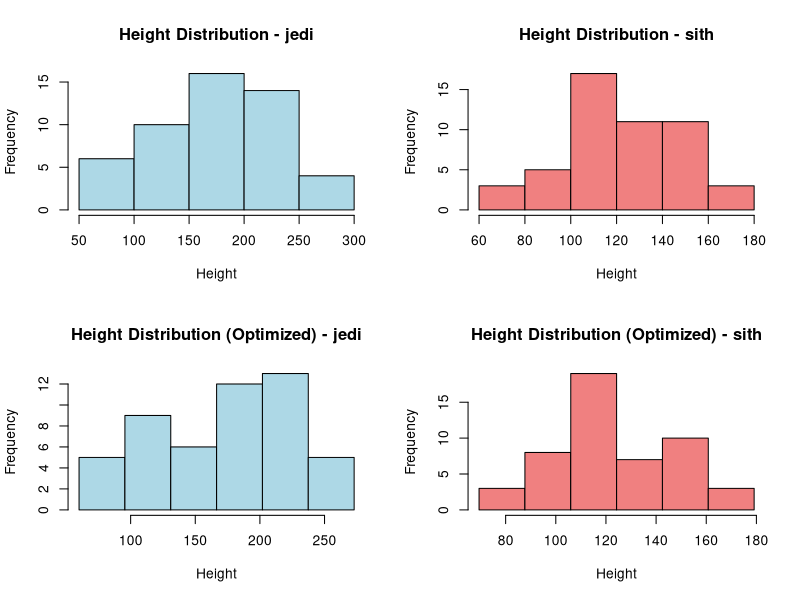
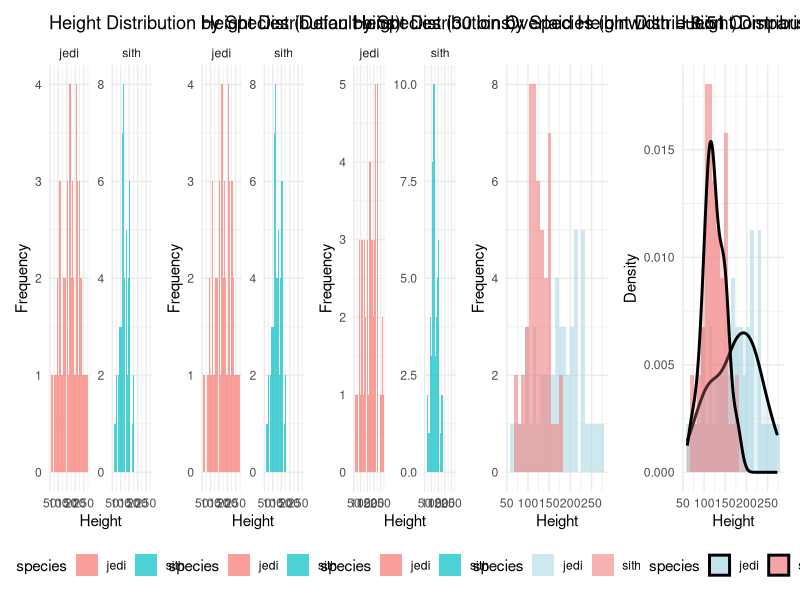
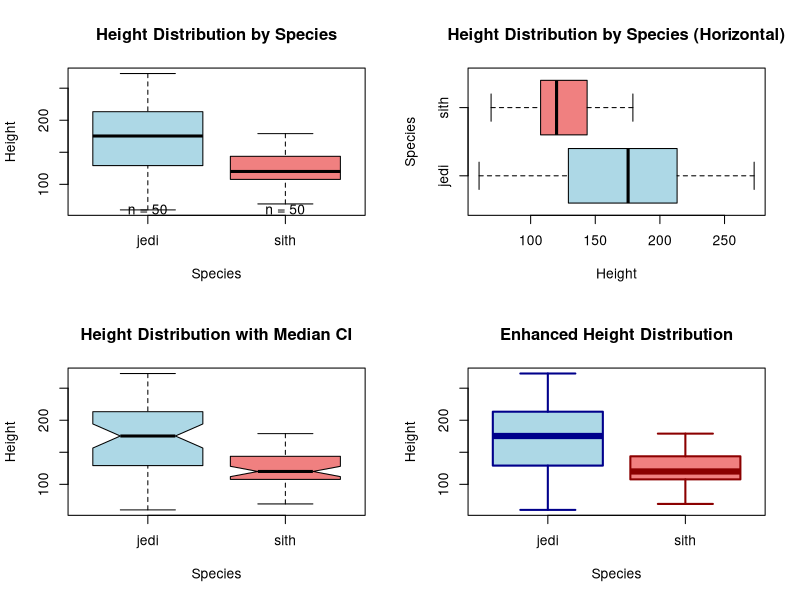
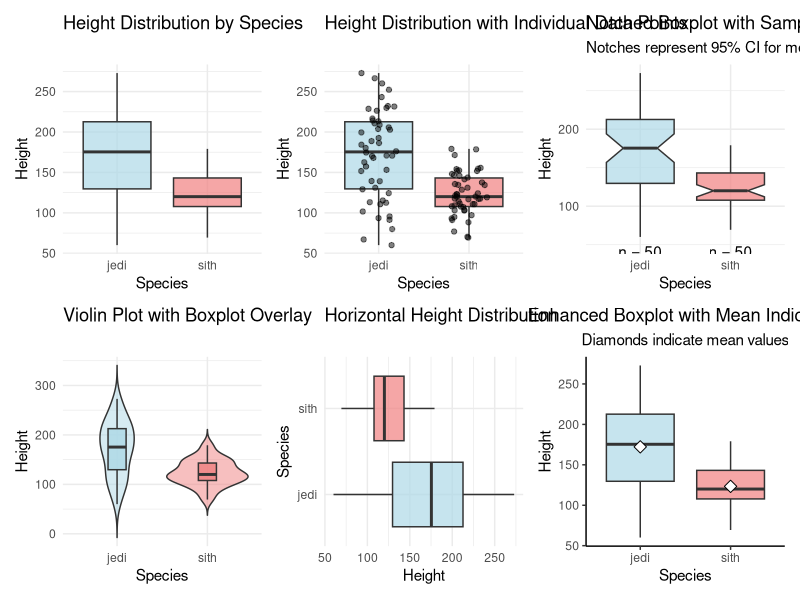
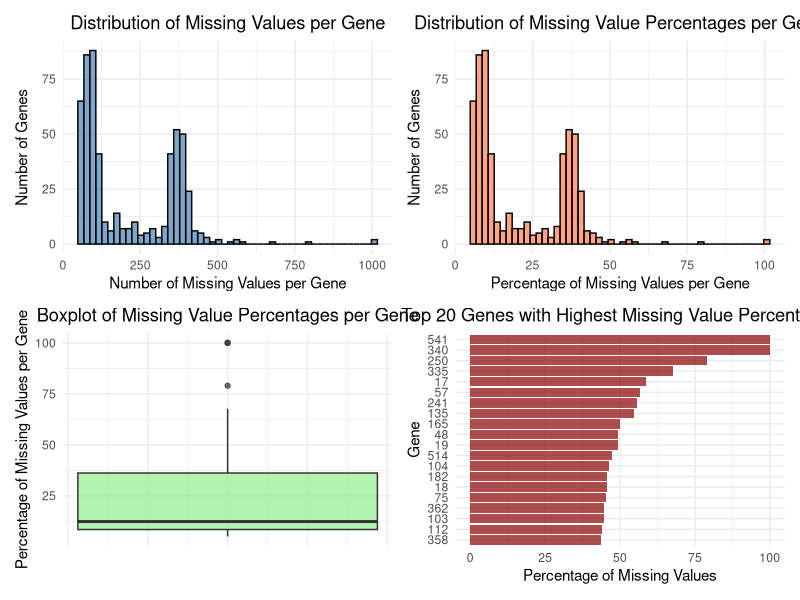
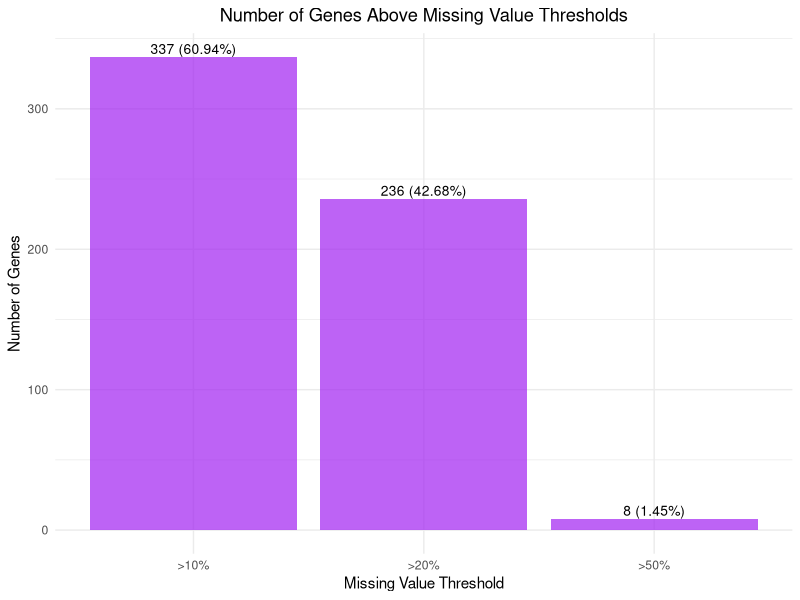
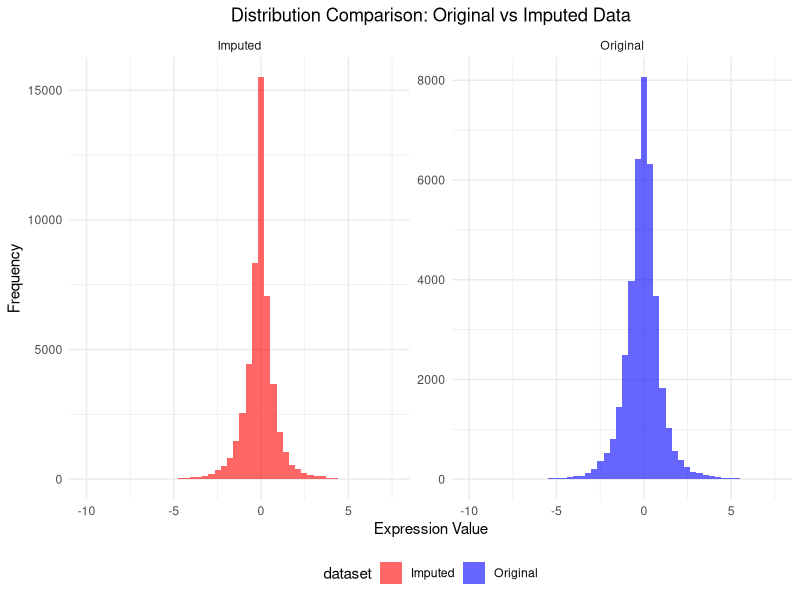
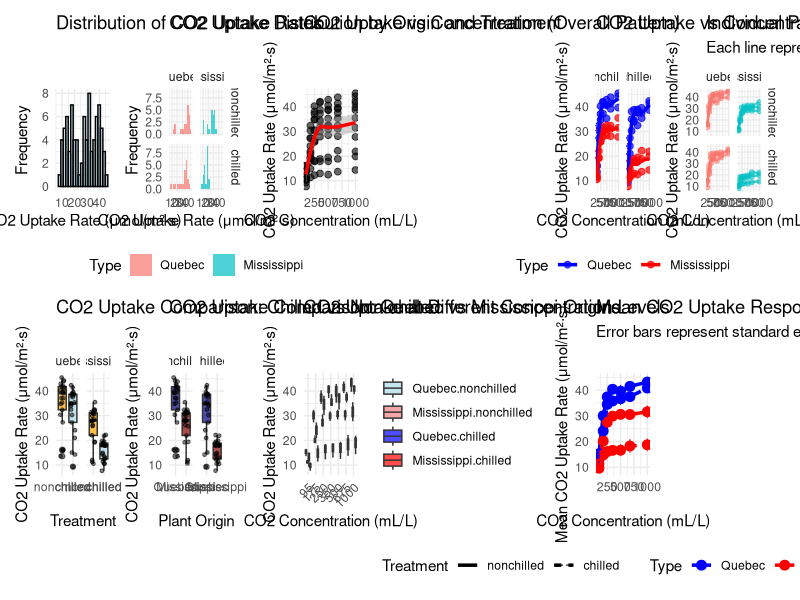

These figures' R source, in order:
## ---- chunk 1
library(ggpubr)
library(patchwork)
library(tidyverse)
## ---- chunk 2
#| fig-height: 8
#| fig-width: 8
setwd("/Users/ninghe/Desktop/course/riken-ki")
data <- read_csv("./Week1/data/magic_guys.csv")
print(data)

species1_data <- data[data$species == unique(data$species)[1], ]
species2_data <- data[data$species == unique(data$species)[2], ]

par(mfrow = c(2, 2))
hist(species1_data$length, 
     main = paste("Height Distribution -", unique(data$species)[1]),
     xlab = "Height", 
     col = "lightblue")

hist(species2_data$length, 
     main = paste("Height Distribution -", unique(data$species)[2]),
     xlab = "Height", 
     col = "lightcoral")

breaks1 <- seq(min(species1_data$length), max(species1_data$length), 
               length.out = ceiling(log2(nrow(species1_data))) + 1)
breaks2 <- seq(min(species2_data$length), max(species2_data$length), 
               length.out = ceiling(log2(nrow(species2_data))) + 1)

hist(species1_data$length, 
     breaks = breaks1,
     main = paste("Height Distribution (Optimized) -", unique(data$species)[1]),
     xlab = "Height", 
     col = "lightblue")

hist(species2_data$length, 
     breaks = breaks2,
     main = paste("Height Distribution (Optimized) -", unique(data$species)[2]),
     xlab = "Height", 
     col = "lightcoral")
## ---- chunk 3
#| fig-height: 4
#| fig-width: 25
p1 <- ggplot(data, aes(x = length, fill = species)) +
  geom_histogram(alpha = 0.7, position = "identity") +
  facet_wrap(~species, scales = "free_y") +
  labs(title = "Height Distribution by Species (Default bins)",
       x = "Height",
       y = "Frequency") +
  theme_minimal() +
  theme(legend.position = "bottom")

p2 <- ggplot(data, aes(x = length, fill = species)) +
  geom_histogram(bins = 30, alpha = 0.7, position = "identity") +
  facet_wrap(~species, scales = "free_y") +
  labs(title = "Height Distribution by Species (30 bins)",
       x = "Height",
       y = "Frequency") +
  theme_minimal() +
  theme(legend.position = "bottom")

range_height <- range(data$length)
optimal_binwidth <- (range_height[2] - range_height[1]) / 25
p3 <- ggplot(data, aes(x = length, fill = species)) +
  geom_histogram(binwidth = optimal_binwidth, alpha = 0.7, position = "identity") +
  facet_wrap(~species, scales = "free_y") +
  labs(title = paste("Height Distribution by Species (binwidth =", round(optimal_binwidth, 2), ")"),
       x = "Height",
       y = "Frequency") +
  theme_minimal() +
  theme(legend.position = "bottom")

p4 <- ggplot(data, aes(x = length, fill = species)) +
  geom_histogram(bins = 25, alpha = 0.6, position = "identity") +
  labs(title = "Overlaid Height Distribution Comparison",
       x = "Height",
       y = "Frequency") +
  theme_minimal() +
  theme(legend.position = "bottom") +
  scale_fill_manual(values = c("lightblue", "lightcoral"))

p5 <- ggplot(data, aes(x = length, fill = species)) +
  geom_histogram(aes(y = after_stat(density)), bins = 25, alpha = 0.6, position = "identity") +
  geom_density(alpha = 0.3, size = 1) +
  labs(title = "Height Distribution with Density Overlay",
       x = "Height",
       y = "Density") +
  theme_minimal() +
  theme(legend.position = "bottom") +
  scale_fill_manual(values = c("lightblue", "lightcoral"))

wrap_plots(p1, p2, p3, p4, p5, nrow = 1)
## ---- chunk 4
cat("\nStatistical Summary by Species:\n")
data %>%
  group_by(species) %>%
  summarise(
    n = n(),
    mean_height = mean(length, na.rm = TRUE),
    median_height = median(length, na.rm = TRUE),
    sd_height = sd(length, na.rm = TRUE),
    min_height = min(length, na.rm = TRUE),
    max_height = max(length, na.rm = TRUE),
    .groups = 'drop'
  ) %>%
  print()
## ---- chunk 5
#| fig-height: 8
#| fig-width: 6
par(mfrow = c(2, 2))

boxplot(length ~ species, 
        data = data,
        main = "Height Distribution by Species",
        xlab = "Species",
        ylab = "Height",
        col = c("lightblue", "lightcoral"),
        border = "black",
        outline = TRUE)

species_counts <- table(data$species)
text(x = 1:length(species_counts), 
     y = par("usr")[3] - 0.05 * diff(par("usr")[3:4]), 
     labels = paste("n =", species_counts), 
     pos = 3, 
     xpd = TRUE)

boxplot(length ~ species, 
        data = data,
        main = "Height Distribution by Species (Horizontal)",
        xlab = "Height",
        ylab = "Species",
        col = c("lightblue", "lightcoral"),
        border = "black",
        horizontal = TRUE,
        outline = TRUE)

boxplot(length ~ species, 
        data = data,
        main = "Height Distribution with Median CI",
        xlab = "Species",
        ylab = "Height",
        col = c("lightblue", "lightcoral"),
        border = "black",
        notch = TRUE,
        outline = TRUE)

boxplot(length ~ species, 
        data = data,
        main = "Enhanced Height Distribution",
        xlab = "Species",
        ylab = "Height",
        col = c("lightblue", "lightcoral"),
        border = c("darkblue", "darkred"),
        lwd = 2,
        outline = TRUE,
        pch = 16,
        cex = 0.8,
        whisklty = 1,
        staplelty = 1,
        whisklwd = 2,
        staplelwd = 2)
## ---- chunk 6
#| fig-height: 9
#| fig-width: 12
p1 <- ggplot(data, aes(x = species, y = length, fill = species)) +
  geom_boxplot(alpha = 0.7, outlier.shape = 16, outlier.size = 2) +
  labs(title = "Height Distribution by Species",
       x = "Species",
       y = "Height") +
  theme_minimal() +
  theme(legend.position = "none") +
  scale_fill_manual(values = c("lightblue", "lightcoral"))

p2 <- ggplot(data, aes(x = species, y = length, fill = species)) +
  geom_boxplot(alpha = 0.7, outlier.shape = NA) +
  geom_jitter(width = 0.2, alpha = 0.5, size = 1.5) +
  labs(title = "Height Distribution with Individual Data Points",
       x = "Species",
       y = "Height") +
  theme_minimal() +
  theme(legend.position = "none") +
  scale_fill_manual(values = c("lightblue", "lightcoral"))

sample_sizes <- data %>%
  group_by(species) %>%
  summarise(n = n(), .groups = 'drop')

p3 <- ggplot(data, aes(x = species, y = length, fill = species)) +
  geom_boxplot(notch = TRUE, alpha = 0.7, outlier.shape = 16) +
  geom_text(data = sample_sizes, 
            aes(x = species, y = min(data$length) - 0.05 * diff(range(data$length)), 
                label = paste("n =", n)), 
            inherit.aes = FALSE, 
            vjust = 1) +
  labs(title = "Notched Boxplot with Sample Sizes",
       x = "Species",
       y = "Height",
       subtitle = "Notches represent 95% CI for median") +
  theme_minimal() +
  theme(legend.position = "none") +
  scale_fill_manual(values = c("lightblue", "lightcoral"))

p4 <- ggplot(data, aes(x = species, y = length, fill = species)) +
  geom_violin(alpha = 0.5, trim = FALSE) +
  geom_boxplot(width = 0.2, alpha = 0.8, outlier.shape = 16) +
  labs(title = "Violin Plot with Boxplot Overlay",
       x = "Species",
       y = "Height") +
  theme_minimal() +
  theme(legend.position = "none") +
  scale_fill_manual(values = c("lightblue", "lightcoral"))

p5 <- ggplot(data, aes(x = species, y = length, fill = species)) +
  geom_boxplot(alpha = 0.7, outlier.shape = 16) +
  coord_flip() +
  labs(title = "Horizontal Height Distribution",
       x = "Species",
       y = "Height") +
  theme_minimal() +
  theme(legend.position = "none") +
  scale_fill_manual(values = c("lightblue", "lightcoral"))

p6 <- ggplot(data, aes(x = species, y = length, fill = species)) +
  geom_boxplot(alpha = 0.7, 
               outlier.shape = 21, 
               outlier.fill = "white", 
               outlier.color = "black",
               outlier.size = 2,
               notch = FALSE) +
  stat_summary(fun = mean, geom = "point", shape = 23, size = 3, fill = "white") +
  labs(title = "Enhanced Boxplot with Mean Indicators",
       x = "Species",
       y = "Height",
       subtitle = "Diamonds indicate mean values") +
  theme_classic() +
  theme(legend.position = "none",
        plot.title = element_text(hjust = 0.5),
        plot.subtitle = element_text(hjust = 0.5)) +
  scale_fill_manual(values = c("lightblue", "lightcoral"))

wrap_plots(p1, p2, p3, p4, p5, p6, nrow = 2)
## ---- chunk 7
#pdf("xxxxxxxxx", height = 10, width = 10)
#dev.off()
#ggsave("xxxxxxxxx", height = 10, width = 10)
## ---- chunk 8
setwd("/Users/ninghe/Desktop/course/riken-ki")
data <- read.delim("./Week1/data/microarray_data.tab")
print(data[1:6,1:6])

dim(data)
## ---- chunk 9
#| fig-height: 11
#| fig-width: 10
n_genes <- nrow(data)
n_samples <- ncol(data)

missing_per_gene <- rowSums(is.na(data))
missing_percentage_per_gene <- (missing_per_gene / n_samples) * 100

gene_missing_data <- data.frame(
  gene = rownames(data),
  missing_count = missing_per_gene,
  missing_percentage = missing_percentage_per_gene,
  stringsAsFactors = FALSE
)

cat("Missing values summary:\n")
cat("Total missing values:", sum(missing_per_gene), "\n")
cat("Percentage of total data points missing:", 
    round((sum(missing_per_gene) / (n_genes * n_samples)) * 100, 2), "%\n")
cat("Genes with no missing values:", sum(missing_per_gene == 0), "\n")
cat("Genes with some missing values:", sum(missing_per_gene > 0), "\n")
cat("Genes with all values missing:", sum(missing_per_gene == n_samples), "\n")
print(summary(missing_percentage_per_gene))

p1 <- ggplot(gene_missing_data, aes(x = missing_count)) +
  geom_histogram(bins = 50, fill = "steelblue", alpha = 0.7, color = "black") +
  labs(title = "Distribution of Missing Values per Gene",
       x = "Number of Missing Values per Gene",
       y = "Number of Genes") +
  theme_minimal() +
  theme(plot.title = element_text(hjust = 0.5))

p2 <- ggplot(gene_missing_data, aes(x = missing_percentage)) +
  geom_histogram(bins = 50, fill = "coral", alpha = 0.7, color = "black") +
  labs(title = "Distribution of Missing Value Percentages per Gene",
       x = "Percentage of Missing Values per Gene",
       y = "Number of Genes") +
  theme_minimal() +
  theme(plot.title = element_text(hjust = 0.5))

p3 <- ggplot(gene_missing_data, aes(y = missing_percentage)) +
  geom_boxplot(fill = "lightgreen", alpha = 0.7) +
  labs(title = "Boxplot of Missing Value Percentages per Gene",
       y = "Percentage of Missing Values per Gene") +
  theme_minimal() +
  theme(plot.title = element_text(hjust = 0.5),
        axis.text.x = element_blank(),
        axis.ticks.x = element_blank())

top_missing_genes <- gene_missing_data %>%
  arrange(desc(missing_percentage)) %>%
  head(20)

if(nrow(top_missing_genes) > 0) {
  p4 <- ggplot(top_missing_genes, aes(x = reorder(gene, missing_percentage), 
                                     y = missing_percentage)) +
    geom_col(fill = "darkred", alpha = 0.7) +
    coord_flip() +
    labs(title = "Top 20 Genes with Highest Missing Value Percentages",
         x = "Gene",
         y = "Percentage of Missing Values") +
    theme_minimal() +
    theme(plot.title = element_text(hjust = 0.5))
}

wrap_plots(p1, p2, p3, p4, nrow = 2)
## ---- chunk 10
#| fig-height: 6
#| fig-width: 5
thresholds <- c(10, 20, 50)

find_high_missing_genes <- function(threshold) {
  genes_above_threshold <- gene_missing_data %>%
    filter(missing_percentage > threshold) %>%
    arrange(desc(missing_percentage))
  
  return(genes_above_threshold)
}

threshold_results <- list()
for(threshold in thresholds) {
  high_missing_genes <- find_high_missing_genes(threshold)
  threshold_results[[paste0(threshold, "%")]] <- high_missing_genes
  
  cat("\nGenes with >", threshold, "% missing values:\n")
  cat("Number of genes:", nrow(high_missing_genes), "\n")
  cat("Percentage of total genes:", 
      round((nrow(high_missing_genes) / n_genes) * 100, 2), "%\n")
  
  if(nrow(high_missing_genes) > 0) {
    cat("Top 5 genes with highest missing percentages:\n")
    print(head(high_missing_genes[, c("gene", "missing_percentage")], 5))
  }
}

threshold_summary <- data.frame(
  threshold = paste0(">", thresholds, "%"),
  count = sapply(thresholds, function(x) sum(gene_missing_data$missing_percentage > x)),
  percentage = sapply(thresholds, function(x) 
    round((sum(gene_missing_data$missing_percentage > x) / n_genes) * 100, 2))
)

p5 <- ggplot(threshold_summary, aes(x = threshold, y = count)) +
  geom_col(fill = "purple", alpha = 0.7) +
  geom_text(aes(label = paste0(count, " (", percentage, "%)")), 
            vjust = -0.3, size = 3.5) +
  labs(title = "Number of Genes Above Missing Value Thresholds",
       x = "Missing Value Threshold",
       y = "Number of Genes") +
  theme_minimal() +
  theme(plot.title = element_text(hjust = 0.5))

print(p5)
## ---- chunk 11
#| fig-height: 4
#| fig-width: 8
data_imputed <- data

total_missing_before <- sum(is.na(data_imputed))
cat("Total missing values before imputation:", total_missing_before, "\n")

for(i in 1:nrow(data_imputed)) {
  gene_mean <- mean(as.numeric(data_imputed[i, ]), na.rm = TRUE)
  
  if(!is.nan(gene_mean)) {
    data_imputed[i, is.na(data_imputed[i, ])] <- gene_mean
  } else {
    overall_mean <- mean(as.matrix(data), na.rm = TRUE)
    data_imputed[i, is.na(data_imputed[i, ])] <- overall_mean
  }
}

total_missing_after <- sum(is.na(data_imputed))
cat("Total missing values after imputation:", total_missing_after, "\n")
cat("Successfully imputed:", total_missing_before - total_missing_after, "values\n")

if(total_missing_after == 0) {
  cat("✓ All missing values have been successfully imputed!\n")
} else {
  cat("⚠ Warning: Some missing values remain after imputation\n")
}

cat("\nExample comparison (first 3 genes, first 10 samples):\n")
cat("BEFORE imputation:\n")
print(data[1:3, 1:10])
cat("\nAFTER imputation:\n")
print(data_imputed[1:3, 1:10])

cat("\nData distribution comparison:\n")
cat("Original data summary:\n")
print(summary(as.vector(as.matrix(data))))

cat("\nImputed data summary:\n")
print(summary(as.vector(as.matrix(data_imputed))))

if(n_genes * n_samples > 100000) {
  sample_indices <- sample(1:(n_genes * n_samples), 50000)
  original_sample <- as.vector(as.matrix(data))[sample_indices]
  imputed_sample <- as.vector(as.matrix(data_imputed))[sample_indices]
} else {
  original_sample <- as.vector(as.matrix(data))
  imputed_sample <- as.vector(as.matrix(data_imputed))
}

comparison_data <- data.frame(
  value = c(original_sample, imputed_sample),
  dataset = rep(c("Original", "Imputed"), 
                c(length(original_sample), length(imputed_sample)))
) %>%
  filter(!is.na(value))  # Remove NAs for visualization

p6 <- ggplot(comparison_data, aes(x = value, fill = dataset)) +
  geom_histogram(alpha = 0.6, bins = 50, position = "identity") +
  facet_wrap(~dataset, scales = "free_y") +
  labs(title = "Distribution Comparison: Original vs Imputed Data",
       x = "Expression Value",
       y = "Frequency") +
  theme_minimal() +
  theme(plot.title = element_text(hjust = 0.5),
        legend.position = "bottom") +
  scale_fill_manual(values = c("Original" = "blue", "Imputed" = "red"))

print(p6)
## ---- chunk 12
#| fig-height: 10
#| fig-width: 25
data(CO2)

p1 <- ggplot(CO2, aes(x = uptake)) +
  geom_histogram(bins = 20, fill = "lightblue", alpha = 0.7, color = "black") +
  labs(title = "Distribution of CO2 Uptake Rates",
       x = "CO2 Uptake Rate (μmol/m²·s)",
       y = "Frequency") +
  theme_minimal()

p2 <- ggplot(CO2, aes(x = uptake, fill = Type)) +
  geom_histogram(bins = 15, alpha = 0.7, position = "identity") +
  facet_grid(Treatment ~ Type) +
  labs(title = "CO2 Uptake Distribution by Origin and Treatment",
       x = "CO2 Uptake Rate (μmol/m²·s)",
       y = "Frequency") +
  theme_minimal() +
  theme(legend.position = "bottom")

p3 <- ggplot(CO2, aes(x = conc, y = uptake)) +
  geom_point(alpha = 0.6, size = 2) +
  geom_smooth(method = "loess", se = TRUE, color = "red", linewidth = 1.2) +
  labs(title = "CO2 Uptake vs Concentration (Overall Pattern)",
       x = "CO2 Concentration (mL/L)",
       y = "CO2 Uptake Rate (μmol/m²·s)") +
  theme_minimal()

p4 <- ggplot(CO2, aes(x = conc, y = uptake, color = Type)) +
  geom_point(alpha = 0.7, size = 2) +
  geom_smooth(method = "loess", se = FALSE, linewidth = 1.2) +
  facet_wrap(~Treatment) +
  labs(title = "CO2 Uptake vs Concentration by Origin and Treatment",
       x = "CO2 Concentration (mL/L)",
       y = "CO2 Uptake Rate (μmol/m²·s)") +
  theme_minimal() +
  scale_color_manual(values = c("Quebec" = "blue", "Mississippi" = "red")) +
  theme(legend.position = "bottom")

p5 <- ggplot(CO2, aes(x = conc, y = uptake, color = Type)) +
  geom_line(aes(group = Plant), alpha = 0.7, linewidth = 0.8) +
  geom_point(alpha = 0.5, size = 1.5) +
  facet_grid(Treatment ~ Type) +
  labs(title = "Individual Plant CO2 Response Curves",
       x = "CO2 Concentration (mL/L)",
       y = "CO2 Uptake Rate (μmol/m²·s)",
       subtitle = "Each line represents one plant") +
  theme_minimal() +
  theme(legend.position = "none")

p6 <- ggplot(CO2, aes(x = Treatment, y = uptake, fill = Treatment)) +
  geom_boxplot(alpha = 0.7) +
  geom_jitter(width = 0.2, alpha = 0.5, size = 1) +
  facet_wrap(~Type) +
  labs(title = "CO2 Uptake Comparison: Chilled vs Non-chilled",
       x = "Treatment",
       y = "CO2 Uptake Rate (μmol/m²·s)") +
  theme_minimal() +
  theme(legend.position = "none") +
  scale_fill_manual(values = c("nonchilled" = "orange", "chilled" = "lightblue"))

p7 <- ggplot(CO2, aes(x = Type, y = uptake, fill = Type)) +
  geom_boxplot(alpha = 0.7) +
  geom_jitter(width = 0.2, alpha = 0.5, size = 1) +
  facet_wrap(~Treatment) +
  labs(title = "CO2 Uptake Comparison: Quebec vs Mississippi Origins",
       x = "Plant Origin",
       y = "CO2 Uptake Rate (μmol/m²·s)") +
  theme_minimal() +
  theme(legend.position = "none") +
  scale_fill_manual(values = c("Quebec" = "darkblue", "Mississippi" = "darkred"))

p8 <- ggplot(CO2, aes(x = factor(conc), y = uptake, fill = interaction(Type, Treatment))) +
  geom_boxplot(alpha = 0.7) +
  labs(title = "CO2 Uptake at Different Concentration Levels",
       x = "CO2 Concentration (mL/L)",
       y = "CO2 Uptake Rate (μmol/m²·s)") +
  theme_minimal() +
  theme(axis.text.x = element_text(angle = 45, hjust = 1),
        legend.title = element_blank()) +
  scale_fill_manual(values = c("Quebec.nonchilled" = "lightblue",
                              "Quebec.chilled" = "blue",
                              "Mississippi.nonchilled" = "lightcoral",
                              "Mississippi.chilled" = "red"))

interaction_data <- CO2 %>%
  group_by(Type, Treatment, conc) %>%
  summarise(mean_uptake = mean(uptake),
            se_uptake = sd(uptake) / sqrt(n()),
            .groups = 'drop')
p9 <- ggplot(interaction_data, aes(x = conc, y = mean_uptake, color = Type, linetype = Treatment)) +
  geom_line(linewidth = 1.2) +
  geom_point(size = 3) +
  geom_errorbar(aes(ymin = mean_uptake - se_uptake, ymax = mean_uptake + se_uptake), 
                width = 20, alpha = 0.7) +
  labs(title = "Mean CO2 Uptake Response with Standard Errors",
       x = "CO2 Concentration (mL/L)",
       y = "Mean CO2 Uptake Rate (μmol/m²·s)",
       subtitle = "Error bars represent standard error of the mean") +
  theme_minimal() +
  scale_color_manual(values = c("Quebec" = "blue", "Mississippi" = "red")) +
  theme(legend.position = "bottom")

wrap_plots(p1, p2, p3, p4, p5, p6, p7, p8, p9, nrow = 2)
## ---- chunk 13
#| collapse: true
#| results: hold
date()
sessionInfo()
